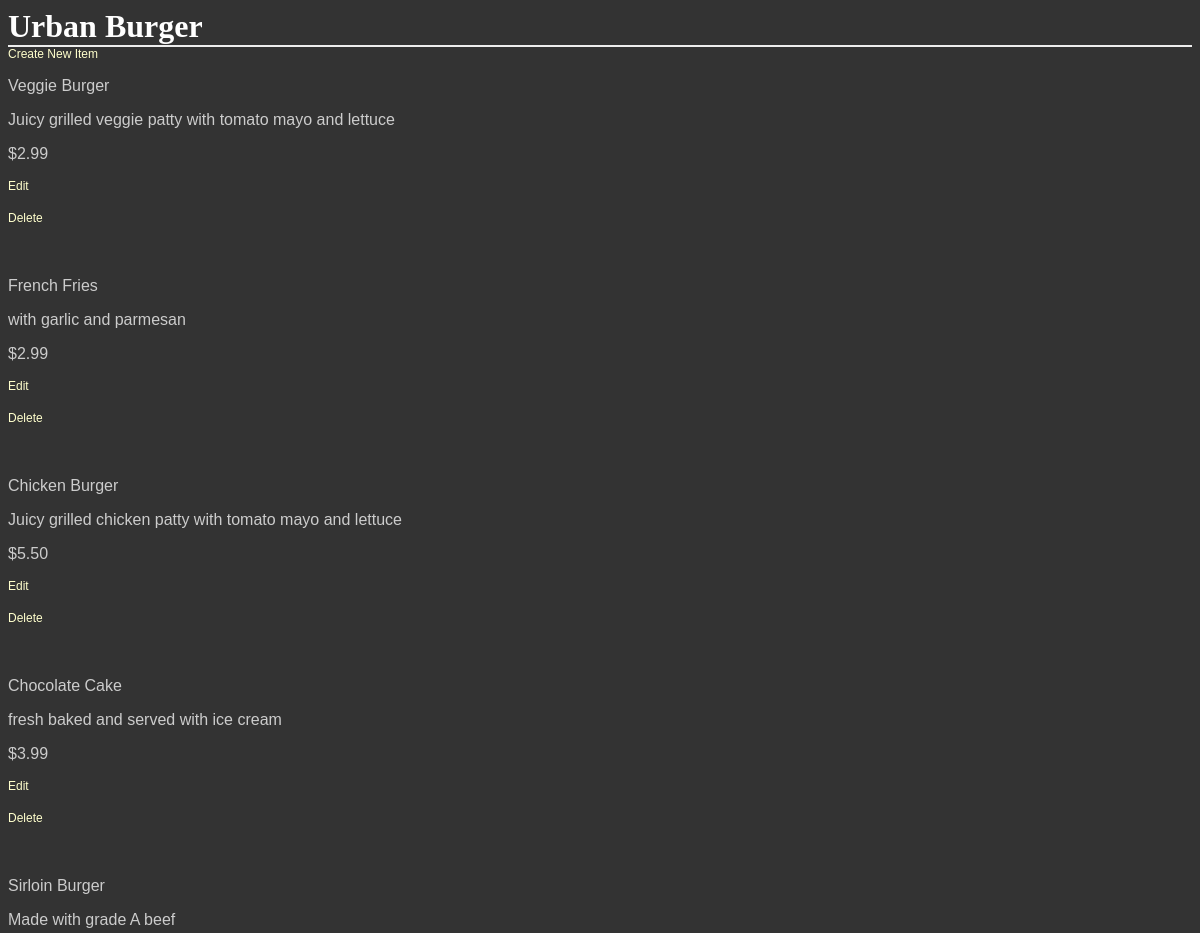
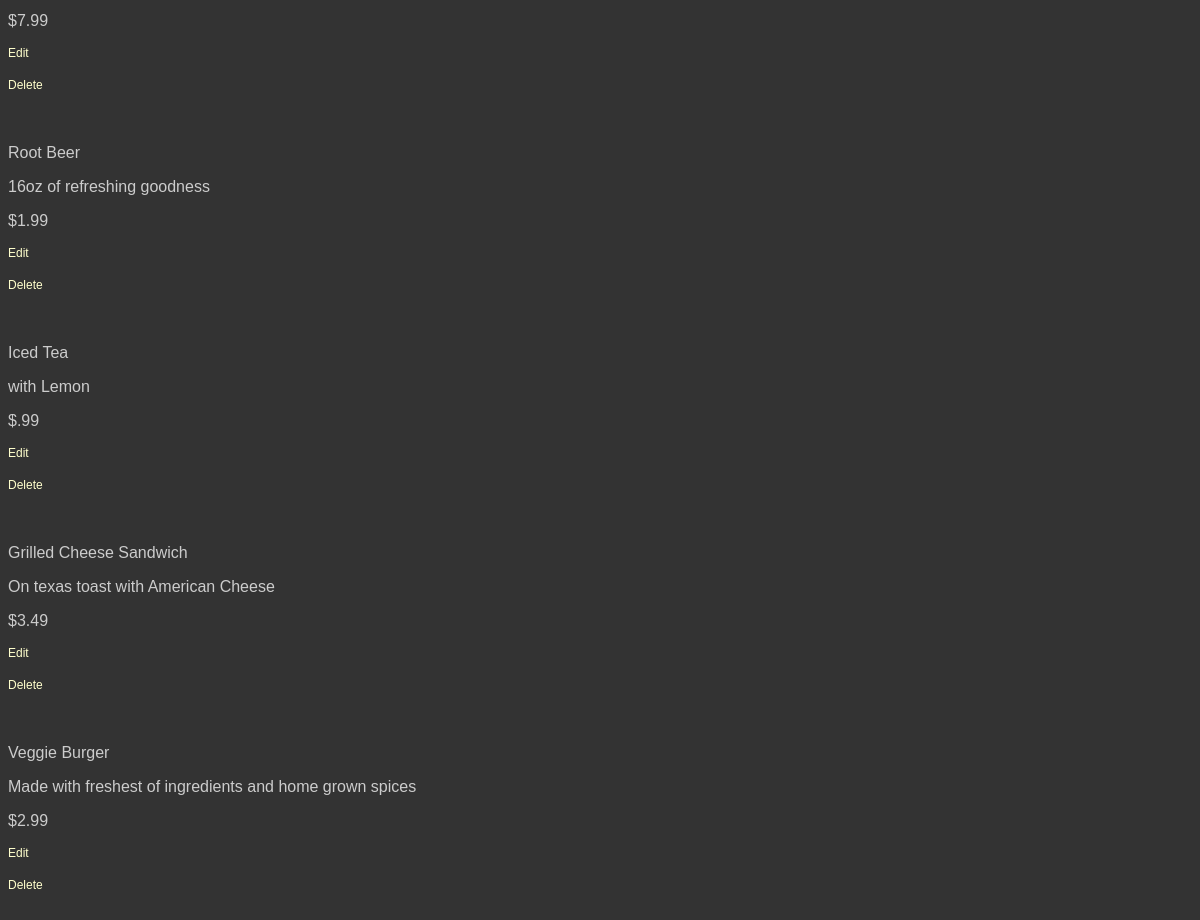
The app's page /restaurants/2/ with its own data (2 pictures, top to bottom).
### database_setup.py (models this page shows, shortened)
class Restaurant(Base):
    __tablename__='restaurant'
    id = Column(Integer, primary_key = True)
    name = Column(String(80), nullable = False)

class MenuItem(Base):
    __tablename__='menu_item'
    id = Column(Integer, primary_key = True)
    name = Column(String(80), nullable = False)
    description = Column(String(250))
    price = Column(String(8))
    course = Column(String(250))
    restaurant_id = Column(Integer, ForeignKey('restaurant.id'))
    restaurant = relationship(Restaurant)

### project.py (the view)
@app.route('/')
@app.route('/restaurants/<int:restaurant_id>/')
def restaurantMenu(restaurant_id):
    restaurant = session.query(Restaurant).filter_by(id = restaurant_id).one()
    items = session.query(MenuItem).filter_by(restaurant_id = restaurant.id)
    return render_template('menu.html', restaurant=restaurant, items = items)

### templates/menu.html (shortened to what this page needs)
<html>
<head>
    <link rel=stylesheet type=text/css href="{{url_for('static', filename='styles.css')}}">
</head>
<body>
<h1>{{restaurant.name}}</h1>
<a href='{{url_for('newMenuItem', restaurant_id = restaurant.id) }}'>Create New Item</a>
{% for i in items %}
<div>
<p>{{i.name}}</p>
<p>{{i.description}}</p>
<p> {{i.price}} </p>
<a href='{{url_for('editMenuItem', restaurant_id = restaurant.id, menu_id = i.id) }}'>Edit</a>
<br/></br>
<a href='{{url_for('deleteMenuItem', restaurant_id = restaurant.id, menu_id = i.id) }}'>Delete</a>
</div>
<br/><br/>
{% endfor %}
</body>
</html>

### static/styles.css (style rules this page uses)
body { font-family: sans-serif; background-image: url('img3.jpg'); background-color: #333333 }
h1, h2, h3, h4 { color: #ffffff; }
h1, h2 { font-family: 'georgia', serif; margin: 0; }
h1 { border-bottom: 2px solid #eee; }
p, dd, dt { color: #cccccc; }
a { text-decoration: none; color: #ffffcc; font-size: .75em; }

### records on screen
Restaurant: name "Urban Burger"
MenuItem: name "Veggie Burger", description "Juicy grilled veggie patty with tomato mayo and lettuce", price "$2.99"
MenuItem: name "French Fries", description "with garlic and parmesan", price "$2.99"
MenuItem: name "Chicken Burger", description "Juicy grilled chicken patty with tomato mayo and lettuce", price "$5.50"
MenuItem: name "Chocolate Cake", description "fresh baked and served with ice cream", price "$3.99"
MenuItem: name "Sirloin Burger", description "Made with grade A beef", price "$7.99"
MenuItem: name "Root Beer", description "16oz of refreshing goodness", price "$1.99"
MenuItem: name "Iced Tea", description "with Lemon", price "$.99"
MenuItem: name "Grilled Cheese Sandwich", description "On texas toast with American Cheese", price "$3.49"
MenuItem: name "Veggie Burger", description "Made with freshest of ingredients and home grown spices", price "$2.99"
